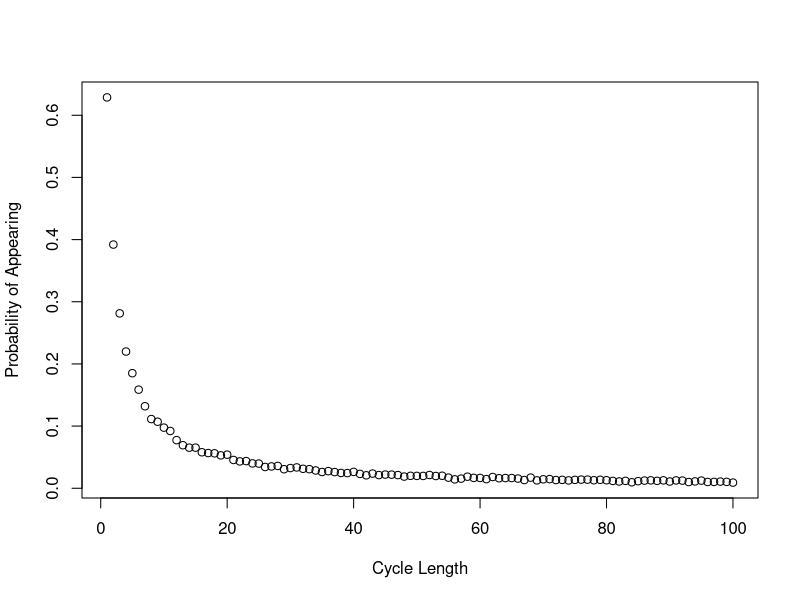

Generate this figure with R:
# Aidan Garrity (s1997567), Eleni Michaelidou (s2226022), Meshari Alrafidi (s2319759)

# Brief description of what each team member contributed to the project:

# Proportion of the work was undertaken by each team member: 
#     Aidan Garrity: dloop final version, plotting, strategy 3, dloop explanations
#     Eleni Michaelidou: strategy_selection function, following_numbers function, Pone, Pall, example code, Pall explanations
#     Meshari Alrafidi: previous iterations of dloop, explanations, 


# -------------------- Overview of the code --------------------

# In this code we implement a stochastic simulation to investigate the following  puzzle:
# 2n prisoners are given a natural number to identify them. They enter a room 
# with 2n boxes, each box containing a number inside it and a number on it's lid. The prisoners' goal is to select the 
# box with their number in it. They are allowed to choose a maximum of n boxes.

# Three strategies are simulated here:
    # Strategy 1. A prisoner selects the box with their number on the lid. If the number of the card inside the lid, k, is not their 
    # number, they go to box k and open it. They continue doing this until they either have found their number or have chosen 
    # n boxes.
    # Strategy 2. The prisoner chooses a random box then repeats the steps in strategy 1.
    # Strategy 3. n boxes are checked randomly

# If all prisoners succeed in finding their number, they are all released.

# The prisoner who attempted to find their number is not allowed to communicate with prisoners yet to have their go.
# After each prisoner’s go, the room is returned exactly to its original state.

# -------------------------------------------------------------


Pone <- function(n, k, strategy, nreps=10000){
  # This function estimates the probability a single prisoner succeeding in finding their number.
  # Input:  n: the maximum number of boxes the prisoner is allowed to open.
  #         k: the prisoner’s number.
  #         strategy: which strategy to implement {1,2,3}.
  #         nreps (10000 by default): the number of iterations of the simulations to run (in order to estimate the probability)
  # Output: prob: probability of a single prisoner succeeding in finding their number under the given strategy.
  
  # Apply function "strategy_selection" to estimate the individual success probability under the given strategy.
  prob <- strategy_selection(n, k, strategy, nreps)
  
  return(prob)
}

Pall <- function(n, strategy, nreps=10000){
  # This function estimates the probability of all prisoners finding their numbers.
  # Input:  n: the maximum number of boxes a prisoner is allowed to open.
  #         strategy: which strategy to implement {1,2,3}.
  #         nreps (10000 by default): the number of iterations of the simulations to run (in order to estimate the probability).
  # Output: prob: probability of all prisoners succeeding in finding their number.
  
  # Assigning a unique prisoner number to each of the 2n prisoners.
  prisoners <- c(1:(2*n))
  
  # Apply function "strategy_selection" to estimate the joint success probability under the given strategy.
  prob <- strategy_selection(n, prisoners, strategy, nreps)
  
  return(prob)
}


strategy_selection <- function(n, prisoners, strategy, nreps){
  # This function is responsible to call the corresponding function based on the given strategy. It returns the probability derived from the given strategy.
  # Input:  n: the maximum number of boxes a prisoner is allowed to open.
  #         prisoners: a vector of prisoners' numbers
  #                    (It can be a vector length 1 -> prisoners = the prisoner's number k (call from Pone function)
  #                    or a vector length 2n -> all prisoners' number (call from Pall function).
  #         strategy: which strategy to implement {1,2,3}.
  #         nreps: the number of iterations of the simulations to run (in order to estimate the probability).
  # Output: prob: probability of success derived from the given strategy.
  
  if (strategy == 1) {
    
    # The prisoner(s) select(s) the box with their number on the lid as their first box.
    initial_box <- prisoners
    
    # Apply function "following_numbers" to estimate the success probability under strategy 1 (initial_box = prisoners).
    prob <- following_numbers(n, prisoners, initial_box, nreps)
    
  }
  else if (strategy ==2) {
    
    # The prisoner(s) select(s) the first box randomly.
    # Two prisoners can start from the same box (replace = TRUE)
    initial_box <- sample(1:(2*n), size=length(prisoners), replace = TRUE)
    
    # Apply function "following_numbers" to estimate the success probability under strategy 2 (initial_box = randomly selected).
    prob <- following_numbers(n, prisoners, initial_box, nreps)
    
  }
  else if (strategy == 3){
    
    # Apply function "picking_randomly" to estimate the success probability under strategy 3.
    prob <- picking_randomly(n, prisoners, nreps)
    
  }
  return(prob)
}


following_numbers <- function(n, prisoners, initial_box, nreps){
  # This function estimates the probability of the prisoner(s) succeeding in finding their number.
  # (Each) prisoner opens boxes by following the numbers on the card within the boxes, entering a closed loop.
  # Input:  n: the maximum number of boxes the prisoner is allowed to open.
  #         prisoners: prisoners' numbers.
  #         initial_box: box number that (each) prisoner will open first.
  #         nreps: the number of iterations of the simulations to run (in order to estimate the probability)
  # Output: prob: the probability of (all) the prisoner(s) succeeding in finding their number, by opening up to n boxes in a closed loop.
  
  
  # success_simulation represents the number of times all prisoners (participating in the experiment) find their boxes.
  # Initialization of "success_simulation".
  success_simulation <- 0  
  
  
  # Running the experiment nreps times.
  for (i in 1:nreps){
    
    # boxes_found represents the number of prisoners found their boxes in each simulation.
    # Reset of "boxes_found" in each repetition.
    boxes_found <- 0 
    
    # Assign numbers (1 to 2*n) randomly within the 2*n boxes before starting the experiment.
    # Random placement of numbers within the boxes in each simulation.
    boxes <- sample(1:(2*n), 2*n, replace=FALSE)
    
    # Loop through the prisoners vector (all prisoners try to find their box).
    for (k in 1:length(prisoners)){
      
      # Boolean to terminate the run of a single simulation if one prisoner fails finding their number.
      prisoner_succ <- FALSE
      
      # Initial box for the prisoner running the experiment.
      next_box <- initial_box[k]

      # The prisoner repeat the process of opening boxes until they have either found the card
      # with their number on it (break the loop) or opened n boxes without finding it.
      for (trial in 1:n){
        
        # Exit the loop when the prisoner finds the card with their number in the boxes.
        if (boxes[next_box] == prisoners[k]){
          
          # counter increases by 1, since the prisoner running the experiment succeeds in finding their number. 
          boxes_found <- boxes_found + 1
          
          # Set to TRUE since the prisoner found their number.
          prisoner_succ <- TRUE
          break
          
        }else{
          
          # The prisoner goes to the next box, by following the card number. 
          next_box = boxes[next_box]
        }
      }
      
      # Exit the loop when one prisoner fails in finding their box.
      # prisoner_succ will be FALSE only if a prisoner fails to find their number in the boxes.
      if (!(prisoner_succ)){
        break
      }
    }
    
    # A simulation is successful if all prisoners participating in the experiment find their number.
    if (boxes_found == length(prisoners)){
      success_simulation <- success_simulation + 1
    }
  }
  
  # probability of success (the prisoner(s) succeed(s) in finding their number).
  prob = success_simulation / nreps # number of successful simulations / total number of simulations.
  
  return(prob)
}


picking_randomly <- function(n, prisoners, nreps){
  # This function estimates the probability of the prisoner(s) succeeding in finding their number.
  # (Each) prisoner opens n boxes at random, checking each card for their number.
  # Input:  n: number of boxes (each) prisoner opens.
  #         prisoners: prisoners' numbers.
  #         initial_box: box number that (each) prisoner will open first.
  #         nreps: the number of iterations of the simulations to run (in order to estimate the probability)
  # Output: prob: the probability of (all) the prisoner(s) succeeding in finding their number, by opening n boxes randomly.
  
  
  # success_simulation represents the number of times all prisoners (participating in the experiment) finding their boxes.
  # Initialization of "success_simulation"
  success_simulation <- 0  
  
  # Running the experiment (simulation) nreps times.
  for (i in 1:nreps){
    
    # boxes_found represents the number of prisoners found their boxes in each simulation.
    # Reset of "boxes_found" in each repetition.
    boxes_found <- 0 
    
    for (k in 1:length(prisoners)){
      
      prisoner_succ <- FALSE
      
      # we create 2n boxes, n of which can be opened.
      boxes <- sample(1:(2*n), n)
      
      # if the prisoner's number is in the randomly selected boxes... 
      if (k %in% boxes){
        
        # counter increases
        boxes_found <- boxes_found + 1
        
        prisoner_succ <- TRUE
      }
      
      # Exit the loop when one prisoner fails in finding their box.
      if (!(prisoner_succ)){
        break
      }
    }
    
    # A simulation is successful if all prisoners participating in the experiment find their box.
    if (boxes_found == length(prisoners)){
      success_simulation <- success_simulation + 1
    }
  }
  
  # probability of success (the prisoner(s) succeed(s) in finding their number).
  prob = success_simulation / nreps # number of successful simulations / total number of simulations.
  
  return(prob)
}


# ---------- Example code ----------

# ---- Individual success probability ----

# Example estimating the individual success probability under Strategy 1, n =5 (nreps = 10000 by default)
Pone(n = 5, k = 4 , strategy = 1)

# Example estimating the individual success probability under Strategy 1, n =50 (nreps = 10000 by default)
Pone(n = 50, k = 4, strategy = 1)

# Example estimating the individual success probability under Strategy 2, n =5 (nreps = 10000 by default)
Pone(n = 5, k = 4, strategy = 2)

# Example estimating the individual success probability under Strategy 2, n =50 (nreps = 10000 by default)
Pone(n = 50, k = 4, strategy = 2)

# Example estimating the individual success probability under Strategy 3, n =5 (nreps = 10000 by default)
Pone(n = 5, k = 4, strategy = 3)

# Example estimating the individual success probability under Strategy 3, n =50 (nreps = 10000 by default)
Pone(n = 50, k = 4, strategy = 3)

# Computing the individual success probability under strategies 1 and 3 for a different number of 
# boxes (2n boxes): n = 5, and n = 50, the probability of success is almost 1/2 in all those cases.
# On the other hand, the individual success probability under strategy 2
# for n = 5 and n = 50 is less than or equal to the prob. of success under strategies 1 and 3.

# ---- Joint success probability ----

# Example estimating the joint success probability under Strategy 1, n =5 (nreps = 10000 by default)
Pall(n = 5, strategy = 1)

# Example estimating the joint success probability under Strategy 1, n =50 (nreps = 10000 by default)
Pall(n = 50, strategy = 1)

# Example estimating the joint success probability under Strategy 2, n =5 (nreps = 10000 by default)
Pall(n = 5, strategy = 2)

# Example estimating the joint success probability under Strategy 2, n =50 (nreps = 10000 by default)
Pall(n = 50, strategy = 2)

# Example estimating the joint success probability under Strategy 3, n =5 (nreps = 10000 by default)
Pall(n = 5, strategy = 3)

# Example estimating the joint success probability under Strategy 3, n =50 (nreps = 10000 by default)
Pall(n = 50, strategy = 3)

# Computing the joint success probability under strategy 1 for a different number of boxes (2n boxes):
# n = 5, and n = 50, the probability of success is close to 35% and 31% respectively. 
# On the other hand, the joint probability under strategies 2 and 3 for different number of boxes (2n boxes):
# n = 5 and n = 50 is close to 0.

# So, what is surprising is that it is more likely that 100 (n = 50) prisoners
# will release (all prisoners find their number) under Strategy 1
# than even 10 (n = 5) prisoners open boxes under Strategies 2 and 3.

# -----

# As explained above (individual success probability under strategy 1), given 
# that each box is a part of a closed loop and each prisoner starts at the box 
# with their number on it, the prisoner will succeed if their number is a part 
# of a loop no longer than n, and that is because each prisoner can open up to n
# of the 2n boxes. The probability of success for prisoners who their box are 
# part of the same loop are not independent, since if a prisoner succeed to find
# their box, then all prisoners on that loop will find their box with the same probability.

# We also know that the "the prisoner is not allowed to communicate with prisoners yet to have their go".
# In addition, under strategy 3, each prisoner opens n boxes randomly. 
# So, the probability of success for each prisoner is independent.
# Individual success probability under Strategy 3 = 1/2  and attempts are 
# independent => P((2n) prisoners succeed)) = (1/2)^(2n)
# Running the code for n = 5 and and n = 50, we find that:
# n=50: P(100 prisoners succeed) = (1/2)^100  = close to 0.
# Even for small n: e.g. n = 5: P(10 prisoners succeed) = (1/2)^10 = extremely small.



dloop <- function(n, nreps){
  # This function estimates the probability that a cycle of any length will occur 
  # in a permutation of length 2n.
  # Input: n: The size of the permutation to be considered (i.e. number of prisoners, so 2n boxes are considered)
  #        nreps: The amount of simulations to be run to estimate the probability vector.
  # Output: a vector of length 2n where the ith entry is the estimated probability that a cycle of length i will occur
  #         in a randomly generated permutation of length 2n.
  # Runtime: O(n * nreps)
  
  # Tracker for all cycles found.
  totalcount <- rep(0, 2*n)
  
  # Running nreps simulations.
  for (rep in 1:nreps){
    
    # Generating the boxes and cards for this simulation.
    boxes <- sample(1:(2*n))
    # Tracker for the cycles of this loop only.
    loopcount <- rep(0, 2*n)
    # Vector containing which boxes have NOT been opened
    left_to_check <- 1:(2*n)
    
    # Starting with the first box, checking all boxes for a cycle.
    # After a box has been found to be part of a cycle, it is removed from left_to_check.
    i<-1
    while (length(left_to_check) > 0) {
      
      # counter tracks the length of the current cycle.
        counter <- 1
      # j is a placeholder for opening the next box in a cycle.
        j <- i
      # tracking which boxes were part of this cycle, to be removed from left_to_check
        checked <- c()
      # iterating over all boxes in a cycle, incrementing the counter and updating the checked boxes list.
        while(i != boxes[j]){
          counter <- counter + 1
          checked <- c(checked, j)
          j <- boxes[j]
        }
        
        checked <- c(checked, j)
        
        # Indicating that a cycle of length counter was found
        # To instead enumerate all cycles in the boxes, this can be changed to 
        # loopcount[counter] <- loopcount[counter] + 1
        loopcount[counter] <- 1
        
        # Removing the checked boxes.
        left_to_check <- left_to_check[-match(checked, left_to_check)]
       
    # Setting the next box to start with for the next cycle. 
      i <- left_to_check[1]
  
    }
    
    totalcount <- totalcount + loopcount
  }
  
  return(totalcount / nreps)
}

plot(dloop(50,10000), xlab = 'Cycle Length', ylab = 'Probability of Appearing')

# IMPORTANT: The probability of loops larger than 50 appearing are NOT independent events. 
# We cannot take the naive approach and multiply the probability of each cycle 
# length appearing to get the result.
# Instead, we can run many simulations, and for each one track if a long cycle appears.
nreps <- 10000
over50cycles <- 0

# Like running dloop(50, 10000), except at each simulation we track if there were any cycles over 50.
for (i in 1:nreps){
  probs <- dloop(50,1)
  if (1 %in% (probs[51:100]) ){
    over50cycles <- over50cycles + 1
  }
}

none_over_50_prob <- 1 - (over50cycles / nreps)

# Note that the probability of no loop longer than 50 appearing is about the same
# as the probability of all prisoners being freed under strategy 1.
# The difference can be explained by random noise in the box generation.
none_over_50_prob

# End of code
